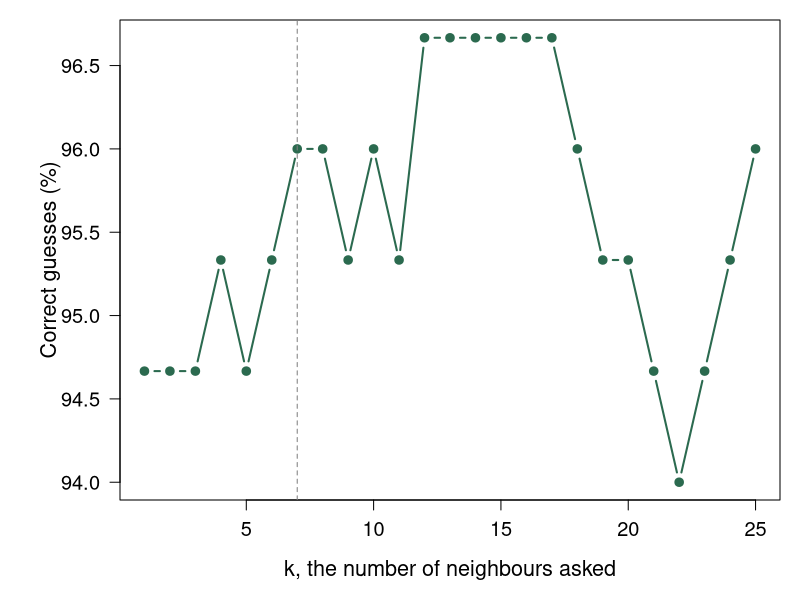

Reproduce this figure in R.
## ---- chunk 1
app_url  <- "https://suhaans.shinyapps.io/irisfinder/"
repo_url <- "https://github.com/Syed-Suhaan/iris-species-finder"
## ---- chunk 2
aggregate(. ~ Species, data = iris, FUN = mean)
## ---- chunk 3
z <- scale(iris[, 1:4])   # one common scale for all four measurements
knn_guess <- function(d, k) {
  nearest <- as.character(iris$Species[order(d)[1:k]])
  votes <- table(nearest)
  tied <- names(votes)[votes == max(votes)]
  nearest[nearest %in% tied][1]
}
new_flower <- (c(5.9, 2.8, 4.5, 1.4) - attr(z, "scaled:center")) / attr(z, "scaled:scale")
d <- sqrt(rowSums(sweep(z, 2, new_flower)^2))
knn_guess(d, k = 7)
## ---- chunk 4
dm <- as.matrix(dist(z)); diag(dm) <- Inf
acc <- sapply(1:25, function(k) {
  mean(sapply(1:150, function(i) knn_guess(dm[i, ], k) == as.character(iris$Species[i])))
})
par(mar = c(5, 6, 1, 1))
plot(1:25, 100 * acc, type = "b", pch = 19, col = "#2b6a4f", las = 1, lwd = 2,
     cex.lab = 1.3, cex.axis = 1.2,
     xlab = "k, the number of neighbours asked", ylab = "Correct guesses (%)")
abline(v = 7, lty = 2, col = "grey50")
